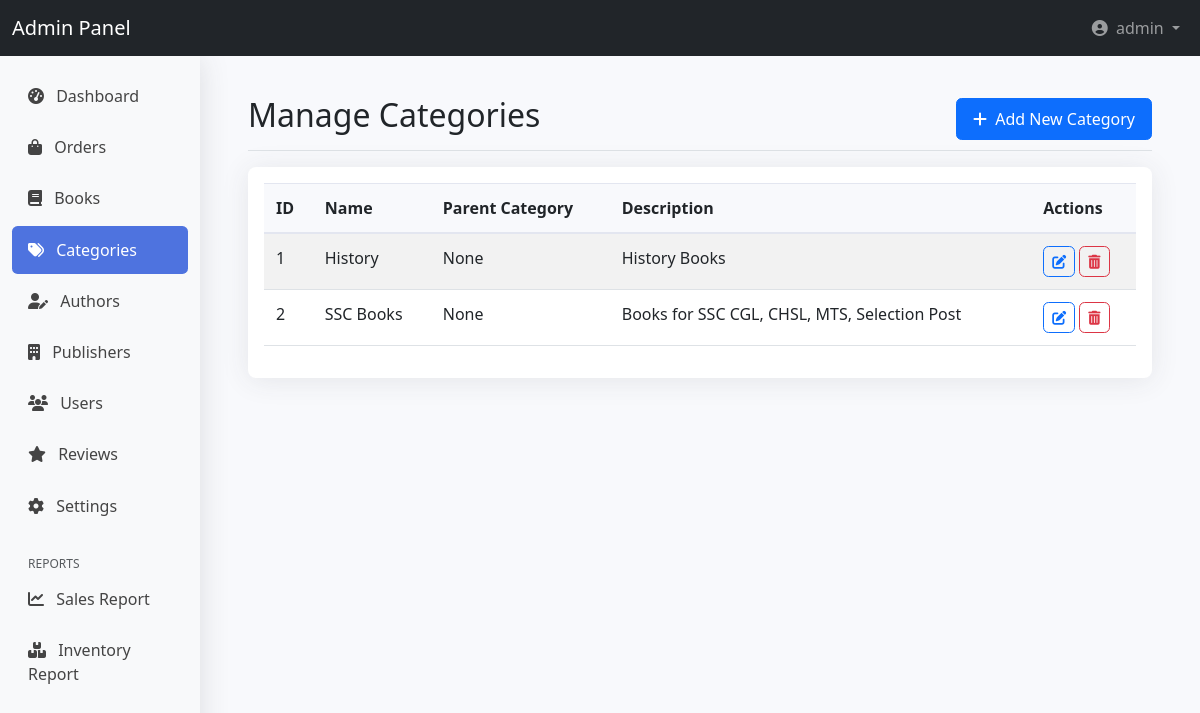
Page /admin/categories/index.php (signed in) on the committed database.
### tables this page shows
CREATE TABLE `categories` (
  `category_id` int(11) NOT NULL,
  `name` varchar(50) NOT NULL,
  `parent_id` int(11) DEFAULT NULL,
  `description` text DEFAULT NULL
);

### admin/categories/index.php (the view, shortened to what this page needs)
<?php
require_once '../../includes/config.php';
require_once '../admin_header.php';
$stmt = $pdo->query("
    SELECT c.*, p.name AS parent_name
    FROM categories c
    LEFT JOIN categories p ON c.parent_id = p.category_id
    ORDER BY c.parent_id IS NULL DESC, c.parent_id, c.name
");
$categories = $stmt->fetchAll();
require_once '../admin_header.php';
?>
<div class="container-fluid py-4">
    <div class="row">
        <main class="col-md-12 ms-sm-auto col-lg-12 px-md-4">
            <div class="d-flex justify-content-between flex-wrap flex-md-nowrap align-items-center pt-3 pb-2 mb-3 border-bottom">
                <h1 class="h2">Manage Categories</h1>
                <div class="btn-toolbar mb-2 mb-md-0">
                    <a href="add.php" class="btn btn-primary">
                        <i class="fas fa-plus me-1"></i> Add New Category
                    </a>
                </div>
            </div>
            <div class="card">
                <div class="card-body">
                    <div class="table-responsive">
                        <table class="table table-striped table-hover">
                            <thead>
                                <tr>
                                    <th>ID</th>
                                    <th>Name</th>
                                    <th>Parent Category</th>
                                    <th>Description</th>
                                    <th>Actions</th>
                                </tr>
                            </thead>
                            <tbody>
                                <?php foreach ($categories as $category): ?>
                                    <tr>
                                        <td><?php echo $category['category_id']; ?></td>
                                        <td><?php echo htmlspecialchars($category['name']); ?></td>
                                        <td><?php echo $category['parent_name'] ? htmlspecialchars($category['parent_name']) : 'None'; ?></td>
                                        <td><?php echo $category['description'] ? htmlspecialchars($category['description']) : 'N/A'; ?></td>
                                        <td>
                                            <a href="edit.php?id=<?php echo $category['category_id']; ?>" class="btn btn-sm btn-outline-primary">
                                                <i class="fas fa-edit"></i>
                                            </a>
                                            <button class="btn btn-sm btn-outline-danger delete-category"
                                                    data-id="<?php echo $category['category_id']; ?>"
                                                    data-name="<?php echo htmlspecialchars($category['name']); ?>">
                                                <i class="fas fa-trash-alt"></i>
                                            </button>
                                        </td>
                                    </tr>
                                <?php endforeach; ?>
                            </tbody>
                        </table>
                    </div>
                </div>
            </div>
        </main>
    </div>
</div>
<?php require_once '../admin_footer.php'; ?>

### assets/css/admin.css (style rules this page uses)
body.admin-dashboard { background-color: #f8f9fc; }
.card { border: none; border-radius: 0.5rem; box-shadow: 0 0.15rem 1.75rem 0 rgba(58, 59, 69, 0.1); }
.table-responsive { overflow-x: auto; }
.table { width: 100%; margin-bottom: 1rem; color: #212529; }
.table th { background-color: #f8f9fc; border-bottom: 2px solid #e3e6f0; }
.table td, .table th { padding: 0.75rem; vertical-align: top; border-top: 1px solid #e3e6f0; }
.btn { border-radius: 0.35rem; padding: 0.5rem 1rem; }
.btn-sm { padding: 0.25rem 0.5rem; font-size: 0.875rem; }

### rows in the picture
categories: category_id "1", name "History", description "History Books"
categories: category_id "2", name "SSC Books", description "Books for SSC CGL, CHSL, MTS, Selection Post"

### other values in the picture
$_SESSION['admin_username'] "admin"
